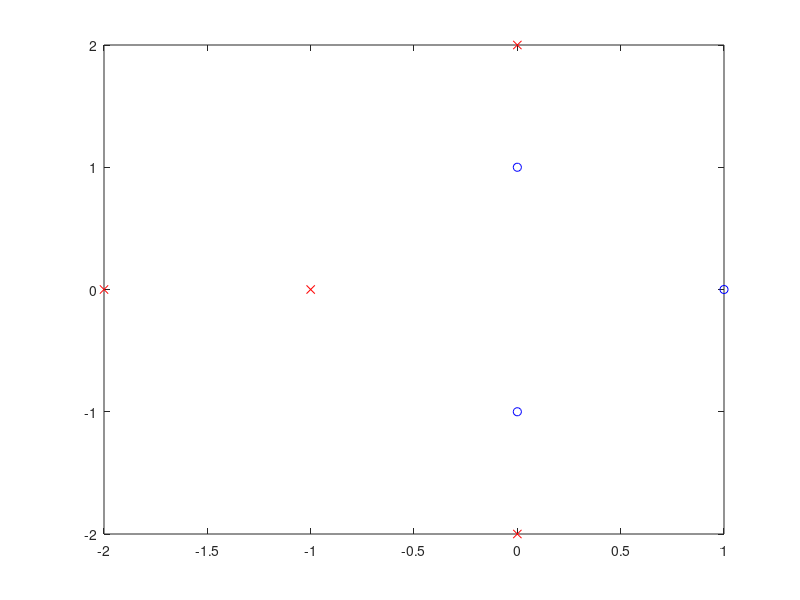
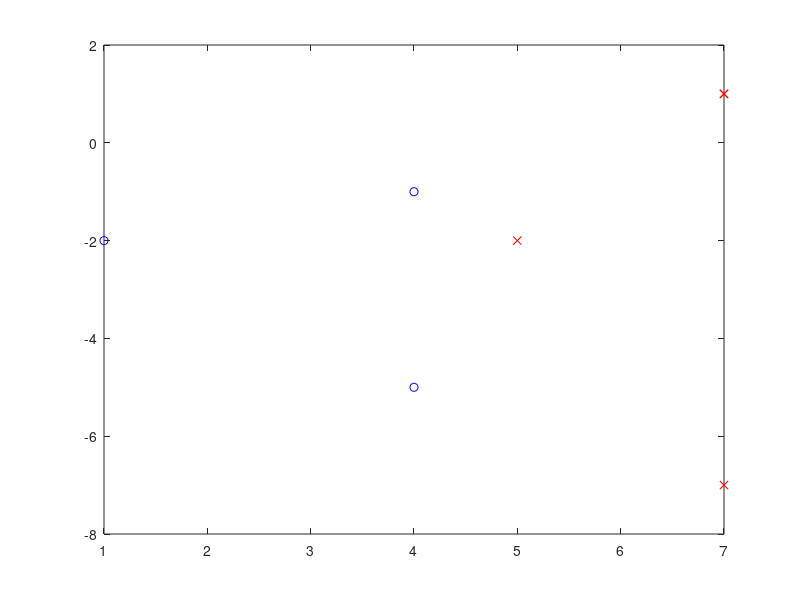

The MATLAB script that drew these images, in order:
clear all;
close all;

trn = [
1 0 -1;
0 1 -1;
0 -1 -1;
-1 0 1;
0 2 1;
0 -2 1;
-2 0 1;
];

X = trn(:, [1 2]);
y = trn(:, end);

pos = (y == 1);
X_pos = X(pos, :);

neg = (y == -1);
X_neg = X(neg, :);

figure(1);
plot(X_pos(:, 1), X_pos(:, 2), 'rx');
hold on;
plot(X_neg(:, 1), X_neg(:, 2), 'bo');

z1 = X(:, 2).^2 - 2*X(:, 1) + 3;
z2 = X(:, 1).^2 - 2*X(:, 2) - 3;

Z = [z1 z2];
Z_pos = Z(pos, :);
Z_neg = Z(neg, :);

figure(2);
plot(Z_pos(:, 1), Z_pos(:, 2), 'rx');
hold on;
plot(Z_neg(:, 1), Z_neg(:, 2), 'bo');


